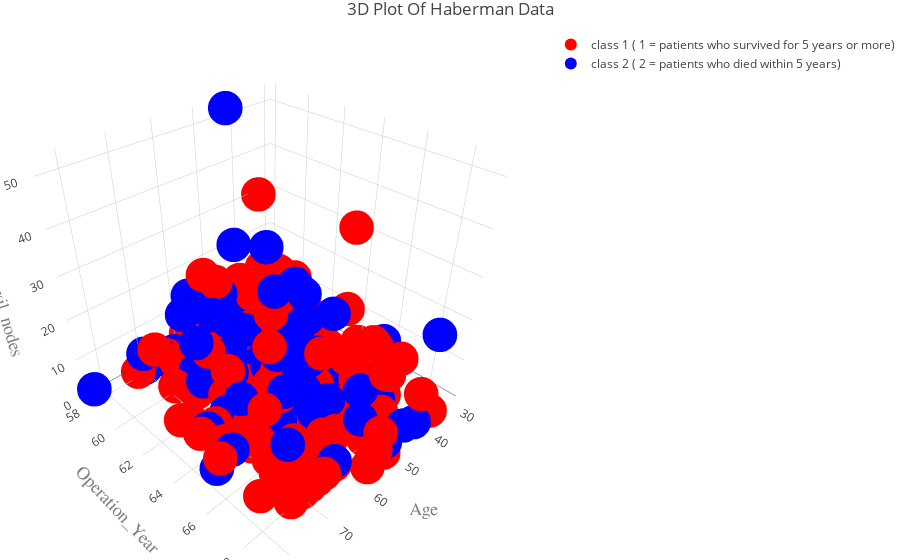

Source (notebook cell):
### Code cell
fig = go.Figure(data=data, layout=layout)
iplot(fig, filename='haberman-3d-scatter')

### Figure 1 — Plotly figure (JSON) as saved in the notebook; plotly's stock layout.template omitted (floating-point values rounded to 4 significant figures; data arrays with more than 128 entries replaced by an {"elided": "..."} marker saying what was removed)
{"data": [{"marker": {"color": "rgb(255,0,0)", "size": 12, "symbol": "circle"}, "mode": "markers", "name": "class 1 ( 1 = patients who survived for 5 years or more)", "type": "scatter3d", "uid": "b4724710-7dd3-424c-acba-d2ccdd508b04", "x": {"elided": "225 int values"}, "y": {"elided": "225 int values"}, "z": {"elided": "225 int values"}}, {"marker": {"color": "rgb(0,0,255)", "size": 12, "symbol": "circle"}, "mode": "markers", "name": "class 2 ( 2 = patients who died within 5 years)", "type": "scatter3d", "uid": "bf72c321-1da9-4d4c-a5b1-d48c5ead6cdb", "x": [34, 34, 38, 39, 41, 41, 41, 42, 42, 43, 43, 43, 43, 44, 44, 44, 45, 45, 45, 46, 46, 46, 46, 47, 47, 47, 48, 48, 48, 49, 49, 50, 50, 51, 51, 52, 52, 52, 52, 53, 53, 53, 53, 53, 53, 54, 54, 54, 54, 55, 55, 56, 56, 57, 57, 57, 59, 60, 60, 61, 61, 61, 62, 62, 62, 63, 65, 65, 65, 65, 66, 66, 67, 67, 69, 70, 70, 72, 74, 78, 83], "y": [59, 66, 69, 66, 60, 64, 67, 69, 59, 58, 59, 64, 64, 64, 58, 63, 65, 66, 67, 58, 69, 62, 65, 63, 62, 65, 58, 58, 67, 63, 64, 63, 64, 59, 59, 69, 59, 62, 66, 58, 65, 59, 60, 63, 65, 60, 65, 65, 68, 63, 68, 65, 66, 61, 62, 64, 62, 59, 65, 62, 65, 68, 59, 58, 65, 60, 58, 61, 62, 66, 58, 61, 64, 63, 67, 58, 58, 63, 65, 65, 58], "z": [0, 9, 21, 0, 23, 0, 0, 1, 0, 52, 2, 0, 0, 6, 9, 19, 6, 0, 1, 2, 3, 5, 20, 23, 0, 0, 11, 11, 7, 0, 10, 13, 0, 13, 3, 3, 2, 3, 4, 4, 1, 3, 9, 24, 12, 11, 23, 5, 7, 6, 15, 9, 3, 5, 14, 1, 35, 17, 0, 5, 0, 1, 13, 0, 19, 1, 0, 2, 22, 15, 0, 13, 8, 1, 8, 0, 4, 0, 3, 1, 2]}], "layout": {"margin": {"b": 0, "l": 0, "r": 0, "t": 30}, "scene": {"xaxis": {"title": "Age", "titlefont": {"color": "#7f7f7f", "family": "Courier New, monospace", "size": 18}}, "yaxis": {"title": "Operation_Year", "titlefont": {"color": "#7f7f7f", "family": "Courier New, monospace", "size": 18}}, "zaxis": {"title": "axil_nodes", "titlefont": {"color": "#7f7f7f", "family": "Courier New, monospace", "size": 18}}}, "title": "3D Plot Of Haberman Data"}}
